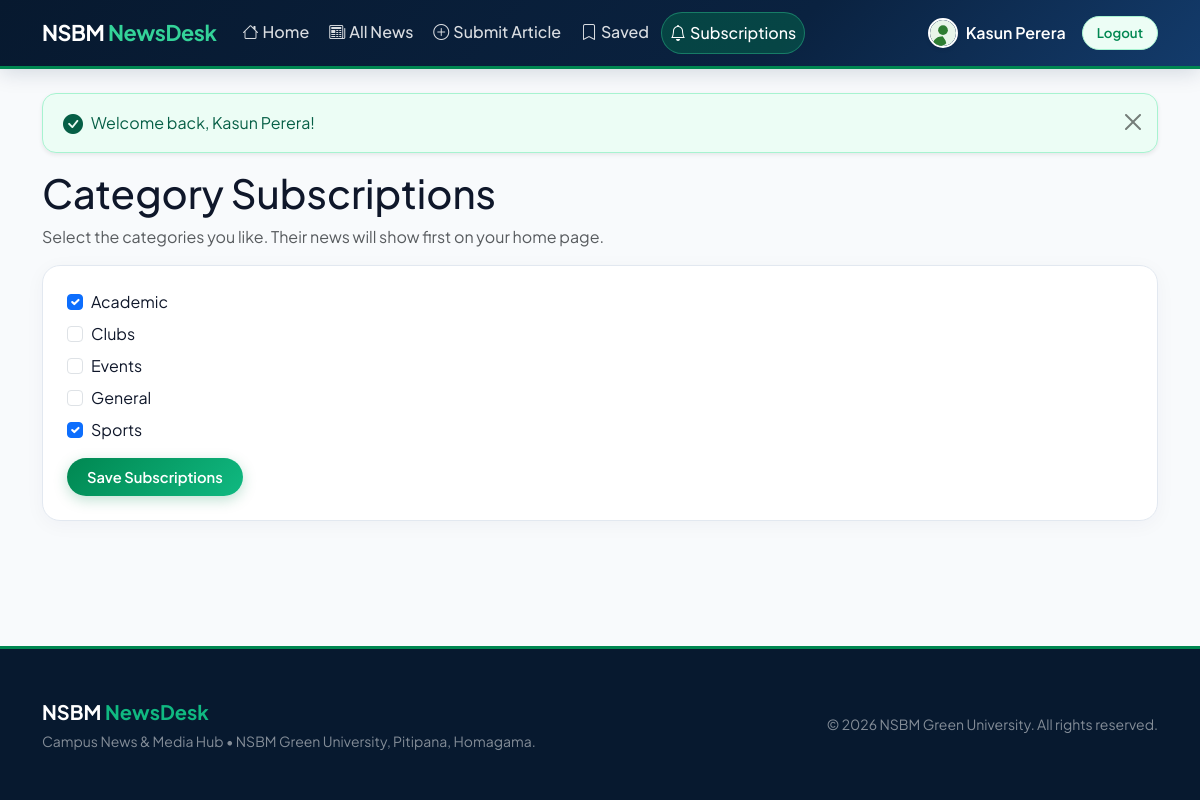
The page /subscriptions.php (signed in) on the database its author committed.
### tables this page shows
CREATE TABLE categories (
  id   INT UNSIGNED AUTO_INCREMENT PRIMARY KEY,
  name VARCHAR(60) NOT NULL UNIQUE
);

### includes/auth.php (called while the page is built, shortened)
<?php
require_once __DIR__ . '/../config/db.php';
try {
    $pdo->exec("CREATE TABLE IF NOT EXISTS comments (
        id INT UNSIGNED AUTO_INCREMENT PRIMARY KEY,
        article_id INT UNSIGNED NOT NULL,
        user_id INT UNSIGNED NOT NULL,
        body TEXT NOT NULL,
        status ENUM('visible','hidden') NOT NULL DEFAULT 'visible',
        created_at TIMESTAMP NOT NULL DEFAULT CURRENT_TIMESTAMP,
        CONSTRAINT fk_com_art FOREIGN KEY (article_id) REFERENCES articles(id) ON DELETE CASCADE,
        CONSTRAINT fk_com_user FOREIGN KEY (user_id) REFERENCES users(id) ON DELETE CASCADE
    ) ENGINE=InnoDB DEFAULT CHARSET=utf8mb4");
    $pdo->exec("CREATE TABLE IF NOT EXISTS announcements (
        id INT UNSIGNED AUTO_INCREMENT PRIMARY KEY,
        title VARCHAR(200) NOT NULL,
        body TEXT NOT NULL,
        is_active TINYINT(1) NOT NULL DEFAULT 1,
        created_at TIMESTAMP NOT NULL DEFAULT CURRENT_TIMESTAMP
    ) ENGINE=InnoDB DEFAULT CHARSET=utf8mb4");
    $pdo->exec("CREATE TABLE IF NOT EXISTS subscriptions (
        user_id INT UNSIGNED NOT NULL,
        category_id INT UNSIGNED NOT NULL,
        PRIMARY KEY (user_id, category_id),
        CONSTRAINT fk_sub_user FOREIGN KEY (user_id) REFERENCES users(id) ON DELETE CASCADE,
        CONSTRAINT fk_sub_cat FOREIGN KEY (category_id) REFERENCES categories(id) ON DELETE CASCADE
    ) ENGINE=InnoDB DEFAULT CHARSET=utf8mb4");
    $pdo->exec("CREATE TABLE IF NOT EXISTS bookmarks (
        user_id INT UNSIGNED NOT NULL,
        article_id INT UNSIGNED NOT NULL,
        created_at TIMESTAMP NOT NULL DEFAULT CURRENT_TIMESTAMP,
        PRIMARY KEY (user_id, article_id),
        CONSTRAINT fk_bm_user FOREIGN KEY (user_id) REFERENCES users(id) ON DELETE CASCADE,
        CONSTRAINT fk_bm_art FOREIGN KEY (article_id) REFERENCES articles(id) ON DELETE CASCADE
    ) ENGINE=InnoDB DEFAULT CHARSET=utf8mb4");
} catch (Exception $e) {
}
function e($text) {
    return htmlspecialchars((string)$text, ENT_QUOTES, 'UTF-8');
}
function all_categories() {
    global $pdo;
    return $pdo->query('SELECT id, name FROM categories ORDER BY name')->fetchAll();
}

### subscriptions.php (the view, shortened to what this page needs)
<?php
require_once __DIR__ . '/includes/auth.php';
$uid = user()['id'];
$cats = all_categories();
$st = $pdo->prepare('SELECT category_id FROM subscriptions WHERE user_id = ?');
$st->execute([$uid]);
$mine = array_map('intval', $st->fetchAll(PDO::FETCH_COLUMN));
require_once __DIR__ . '/includes/header.php';
require_once __DIR__ . '/includes/navbar.php';
?>
<h1>Category Subscriptions</h1>
<p class="text-muted">Select the categories you like. Their news will show first on your home page.</p>
<form method="post" class="box">
  <?php foreach ($cats as $c): ?>
    <div class="form-check mb-2">
      <input class="form-check-input" type="checkbox" name="cats[]" id="c<?= (int)$c['id'] ?>" value="<?= (int)$c['id'] ?>" <?= in_array((int)$c['id'], $mine) ? 'checked' : '' ?>>
      <label class="form-check-label" for="c<?= (int)$c['id'] ?>"><?= e($c['name']) ?></label>
    </div>
  <?php endforeach; ?>
  <button class="btn btn-green mt-2">Save Subscriptions</button>
</form>
<?php require __DIR__ . '/includes/footer.php'; ?>

### assests/css/style.css (style rules this page uses)
:root { --nsbm-navy: #0a2240; --nsbm-navy-dark: #07192f; --nsbm-navy-light: #133b6b; --nsbm-blue-accent: #2563eb; --green: #008751; --dark-green: #006b40; --light-green: #10b981; --green-mint: #34d399; --green-subtle: #ecfdf5; --bg-page: #f8fafc; --card-bg: #ffffff; --border-color: #e2e8f0; --text-main: #0f172a; --text-muted: #64748b; --bs-success: #008751; --bs-success-rgb: 0, 135, 81; --bs-primary: #0a2240; --bs-primary-rgb: 10, 34, 64; }
body { font-family: 'Plus Jakarta Sans', system-ui, -apple-system, BlinkMacSystemFont, "Segoe UI", Roboto, sans-serif; background-color: var(--bg-page); color: var(--text-main); -webkit-font-smoothing: antialiased; }
.btn { border-radius: 50px; font-weight: 600; padding: 8px 20px; font-size: 0.92rem; transition: all 0.25s cubic-bezier(0.16, 1, 0.3, 1); }
.btn-green { background: linear-gradient(135deg, var(--green) 0%, var(--light-green) 100%); color: #ffffff; border: none; box-shadow: 0 4px 14px rgba(0, 135, 81, 0.25); }
.box { background-color: var(--card-bg); border: 1px solid var(--border-color); border-radius: 18px; padding: 24px; box-shadow: 0 4px 20px rgba(10, 34, 64, 0.04); transition: all 0.3s ease; }

### rows shown on the page
categories: id "☑", name "Academic"
categories: name "Clubs"
categories: name "Events"
categories: name "General"
categories: id "☑", name "Sports"

### other values the page prints
user()['name'] "Kasun Perera"
$f[1] "Welcome back, Kasun Perera!"
